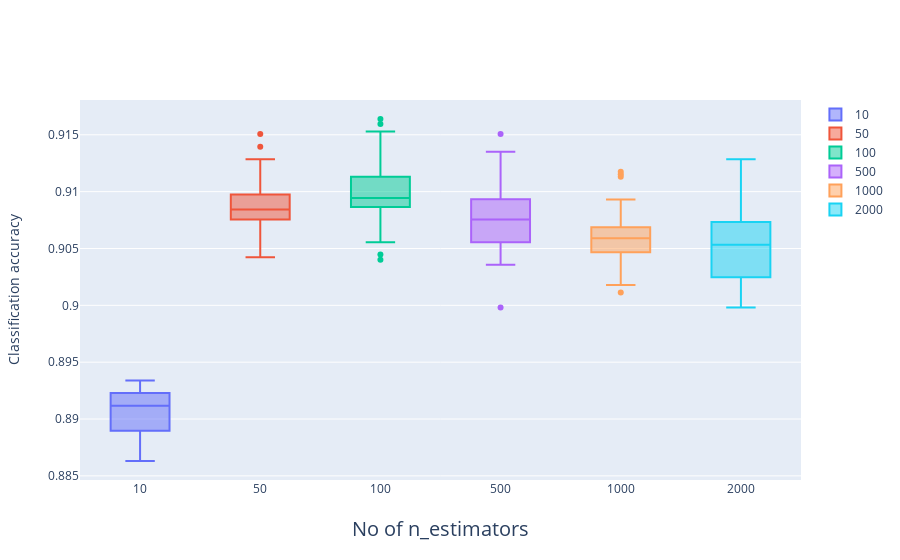

Notebook cell for this chart:
### Code cell
# plot model performance for comparison
import plotly.graph_objects as go
# Initiate graph objects
fig = go.Figure()
for col in range(len(results)):
    # Adding subplots
    fig.add_trace(go.Box(y=results[col], name=str(names[col])))

# Update xlabels and ylabels
fig.update_xaxes(title_text = "No of n_estimators",title_font = {"size": 20},title_standoff = 25)
fig.update_yaxes(title_text = "Classification accuracy",title_standoff = 25)
fig.show()
